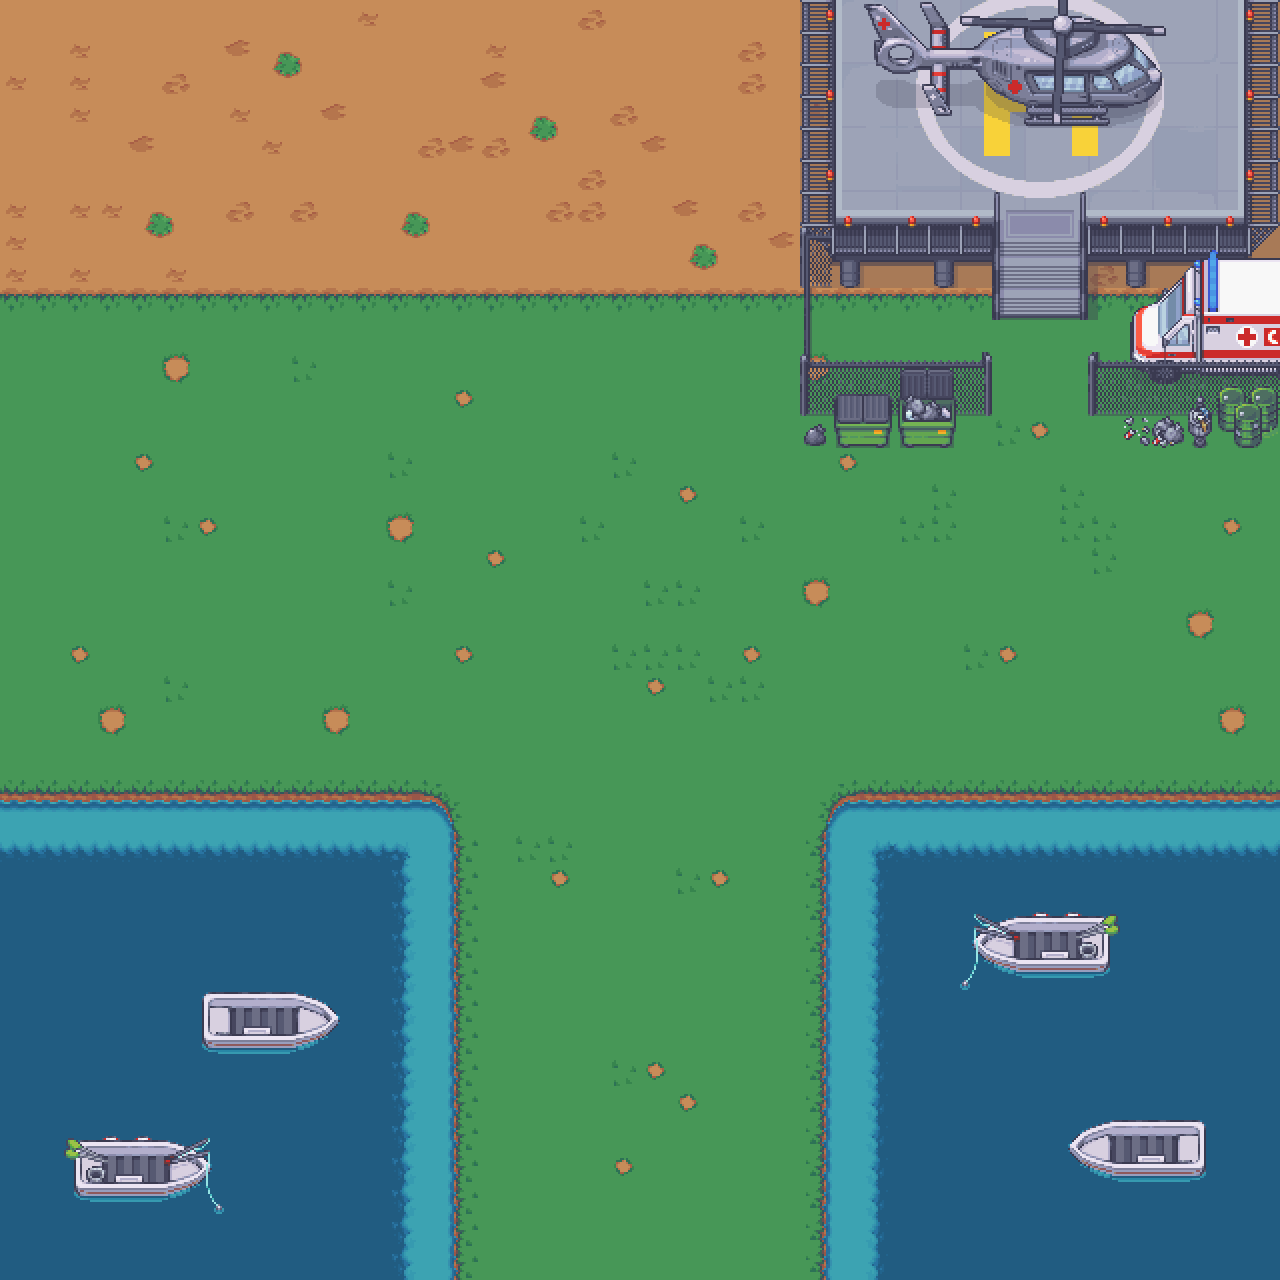

A level layout from a 2D game, rendered from its tile map. Below: a short description, then the map file with tile-grid data replaced by summaries:
An orthogonal 40x40 tile map with 32x32 px tiles, 9 tile layers (ground3Layer, lakeLayer, boatLayer, flatLayer, ...), 5 tilesets and 15 objects (croissant1, croissant2, croissant3, croissant4, croissant5, ...).

<map version="1.10" tiledversion="1.10.2" orientation="orthogonal" renderorder="right-down" width="40" height="40" tilewidth="32" tileheight="32" infinite="0" nextlayerid="13" nextobjectid="19">
 <editorsettings>
  <export target="Level3.tmj" format="json" />
 </editorsettings>
 <tileset firstgid="1" name="1_Terrains_and_Fences_32x32" tilewidth="32" tileheight="32" tilecount="1376" columns="32">
  <image source="../../Paid/Paid/Modern Exterior/1_Terrains_and_Fences_32x32.png" width="1024" height="1376" />
 </tileset>
 <tileset firstgid="1377" name="2_City_Terrains_32x32" tilewidth="32" tileheight="32" tilecount="2144" columns="32">
  <image source="../../Paid/Paid/Modern Exterior/2_City_Terrains_32x32.png" width="1024" height="2144" />
 </tileset>
 <tileset firstgid="3521" name="10_Vehicles_32x32" tilewidth="32" tileheight="32" tilecount="3456" columns="32">
  <image source="../../Paid/Paid/Modern Exterior/10_Vehicles_32x32.png" width="1024" height="3456" />
 </tileset>
 <tileset firstgid="6977" name="11_Camping_32x32" tilewidth="32" tileheight="32" tilecount="5408" columns="32">
  <image source="../../Paid/Paid/Modern Exterior/11_Camping_32x32.png" width="1024" height="5408" />
 </tileset>
 <tileset firstgid="12385" name="3_City_Props_32x32" tilewidth="32" tileheight="32" tilecount="2240" columns="32">
  <image source="../../Paid/Paid/Modern Exterior/3_City_Props_32x32.png" width="1024" height="2240" />
 </tileset>
 <layer id="1" name="ground3Layer" width="40" height="40">
  <data>[1600 cells, 1600 non-empty, 1 distinct tile ids]</data>
 </layer>
 <layer id="2" name="lakeLayer" width="40" height="40">
  <data>[1600 cells, 480 non-empty, 22 distinct tile ids]</data>
 </layer>
 <layer id="4" name="boatLayer" width="40" height="40">
  <data>[1600 cells, 50 non-empty, 50 distinct tile ids]</data>
 </layer>
 <layer id="3" name="flatLayer" width="40" height="40">
  <data>[1600 cells, 1120 non-empty, 14 distinct tile ids]</data>
 </layer>
 <layer id="5" name="heli1Layer" width="40" height="40">
  <data>[1600 cells, 50 non-empty, 50 distinct tile ids]</data>
 </layer>
 <layer id="7" name="bumpLayer" width="40" height="40">
  <data>[1600 cells, 25 non-empty, 25 distinct tile ids]</data>
 </layer>
 <layer id="8" name="fenceLayer" width="40" height="40">
  <data>[1600 cells, 29 non-empty, 10 distinct tile ids]</data>
 </layer>
 <layer id="11" name="heli3Layer" width="40" height="40">
  <data>[1600 cells, 100 non-empty, 100 distinct tile ids]</data>
 </layer>
 <layer id="6" name="heli2Layer" width="40" height="40">
  <data>[1600 cells, 59 non-empty, 59 distinct tile ids]</data>
 </layer>
 <objectgroup id="10" name="objectLayer">
  <object id="3" name="croissant1" x="640" y="1056">
   <point />
  </object>
  <object id="4" name="croissant2" x="320" y="512">
   <point />
  </object>
  <object id="5" name="croissant3" x="1152" y="640">
   <point />
  </object>
  <object id="6" name="croissant4" x="640" y="96">
   <point />
  </object>
  <object id="7" name="croissant5" x="96" y="192">
   <point />
  </object>
  <object id="8" name="medal1" x="544" y="800">
   <point />
  </object>
  <object id="9" name="medal2" x="128" y="608">
   <point />
  </object>
  <object id="10" name="medal3" x="704" y="384">
   <point />
  </object>
  <object id="11" name="medal4" x="1024" y="736">
   <point />
  </object>
  <object id="12" name="medal5" x="544" y="192">
   <point />
  </object>
  <object id="13" name="medal6" x="256" y="320">
   <point />
  </object>
  <object id="14" name="medal7" x="1184" y="512">
   <point />
  </object>
  <object id="15" name="medal8" x="576" y="544">
   <point />
  </object>
  <object id="16" name="medal9" x="288" y="64">
   <point />
  </object>
  <object id="17" name="medal10" x="1038" y="178.667">
   <point />
  </object>
 </objectgroup>
</map>
